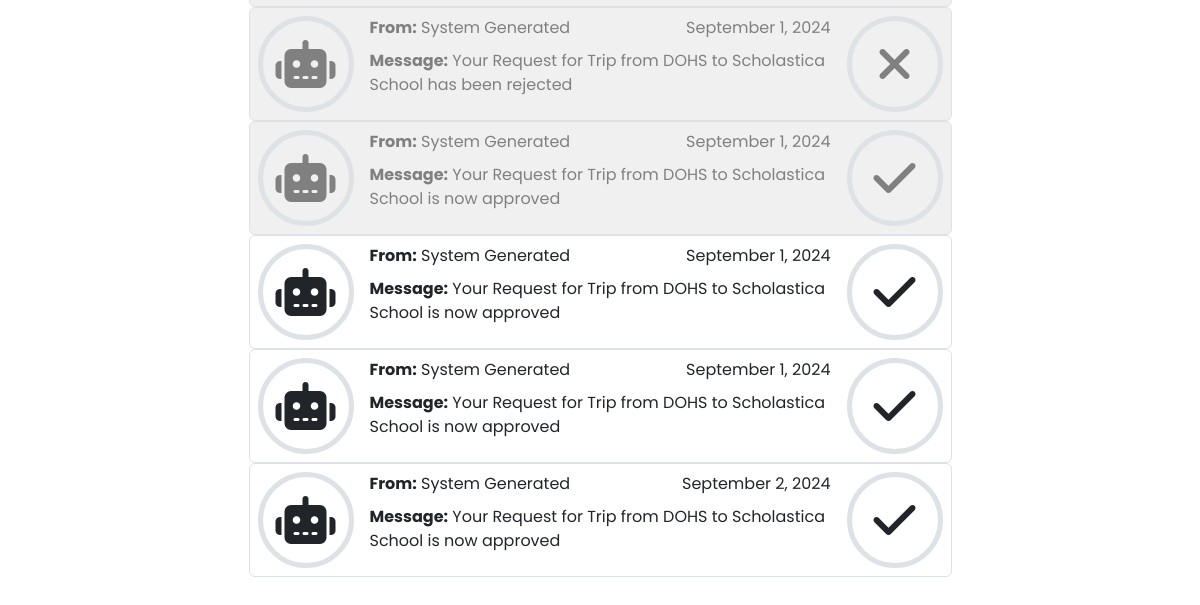
The app's page /mypage/1 (signed in, lower part), older data.
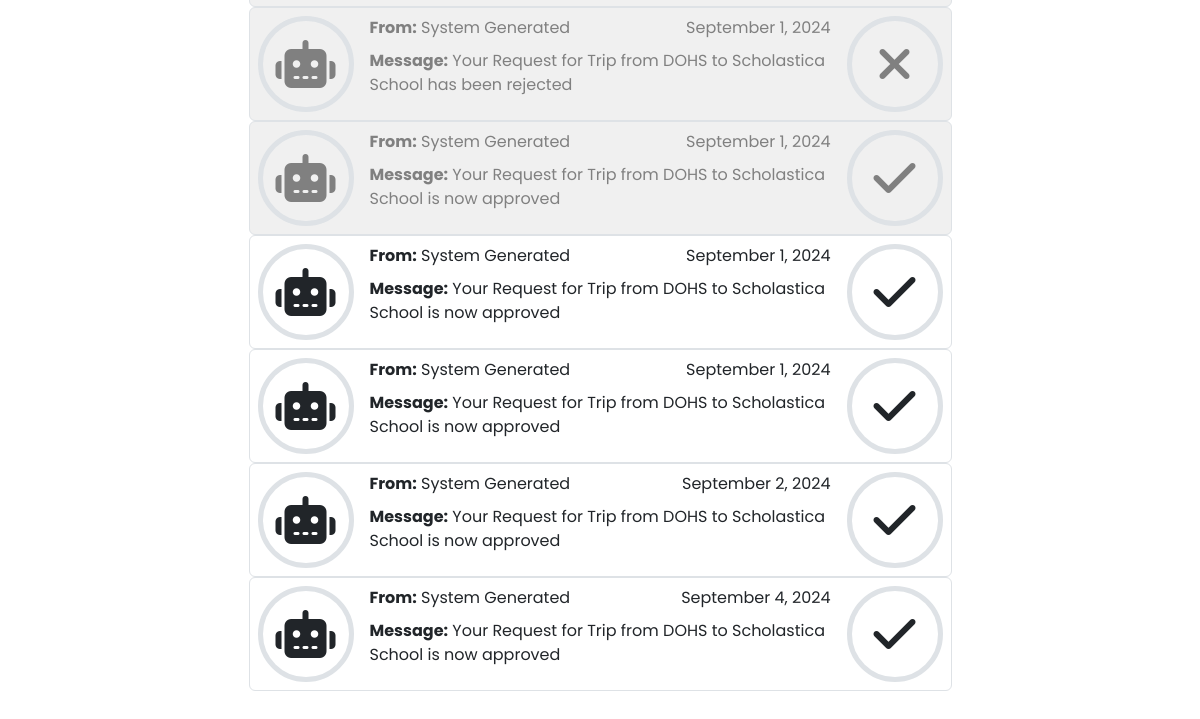
The same page, newer data.
### RideSharing/models.py (models this page shows)
class Messages(models.Model):
    MESSAGE_TYPE_CHOICES = [
        ('approval', 'Approval'),
        ('rejection', 'Rejection'),
        ('request', 'Request'),
        ('info', 'Info'),
    ]
    sender = models.ForeignKey(User, on_delete=models.SET_NULL, null=True, blank=True)
    recipient = models.ForeignKey(User, on_delete=models.CASCADE, related_name='message_recipient')
    content = models.TextField()
    time_stamp = models.DateTimeField(auto_now_add=True)
    system_message = models.BooleanField(default=True)
    read = models.BooleanField(default=False)
    underlying_trip = models.ForeignKey(Trips, on_delete=models.CASCADE)
    underlying_booking = models.ForeignKey(Spot_Bookings, on_delete=models.SET_NULL, null=True, blank=True)
    message_type = models.CharField(max_length=10, choices=MESSAGE_TYPE_CHOICES)

### RideSharing/views.py (the view)
# urls.py: path("mypage/<int:user_id>", views.mypage, name="mypage"),
@login_required(login_url ='/login')
def mypage(request, user_id):
    user = User.objects.get(id=user_id)
    my_messages = user.message_recipient.all()
    return render(request, "mypage.html", {
        'recipient' : user,
        'my_messages' : my_messages
    })

### RideSharing/templates/mypage.html (shortened to what this page needs)
{% extends "layout.html" %}
{% block body %}
    <ul class="boxes mx-auto list-unstyled">
        {% for message in my_messages %}
            <li
            onclick="handle_message_click(event)"
            data-message-id="{{message.id}}"
            data-trip-id="{{message.underlying_trip.id}}"
            data-booking-id="{{message.underlying_booking.id}}"
            data-message-type="{{message.message_type}}"
            class="d-sm-flex border rounded booking_row {% if message.read %} mail_read {% endif %}"
            >
                <div class="d-none d-sm-block">
                    <div class="border m-2 border-5 d-flex justify-content-center align-items-center"
                    style="font-size: 3rem; min-height: 6rem; min-width: 6rem; border-radius: 50%;">
                        {% if message.system_message %}
                        <i class="fa-solid fa-robot"></i>
                        {% else %}
                        <i class="fa-solid fa-user"></i>
                        {% endif %}
                    </div>
                </div>
                <div class="flex-fill p-2">
                    <div class="d-flex justify-content-between">
                        <div>
                            <strong>From:</strong>
                            {% if message.sender %}
                                {{ message.sender.username }}
                            {% else %}
                                System Generated
                            {% endif %}
                        </div>
                        <div>
                            {{ message.time_stamp|date:"F j, Y" }}
                        </div>
                    </div>
                    <div>
                        <strong>Message:</strong> {{ message.content }}
                    </div>
                </div>
                <div class="d-none d-sm-block">
                    <div class="border m-2 border-5 d-flex justify-content-center align-items-center"
                    style="font-size: 3rem; min-height: 6rem; min-width: 6rem; border-radius: 50%;">
                        {% if message.message_type == 'request' %}
                        <i class="fa-solid fa-bell"></i>
                        {% elif message.message_type == 'approval' %}
                        <i class="fa-solid fa-check"></i>
                        {% elif message.message_type == 'rejection' %}
                        <i class="fa-solid fa-xmark"></i>
                        {% else %}
                        <i class="fa-solid fa-comment"></i>
                        {% endif %}
                    </div>
                </div>
            </li>
        {% empty %}
            <li>No messages found.</li>
        {% endfor %}
    </ul>
{% endblock %}

Row changes from the older to the newer data that the page shows:
added Messages: system_message True (drawn), shows "System Generated", time_stamp "September 4, 2024", content "Your Request for Trip from DOHS to Scholastica School is now approved", message_type "approval" (drawn)
